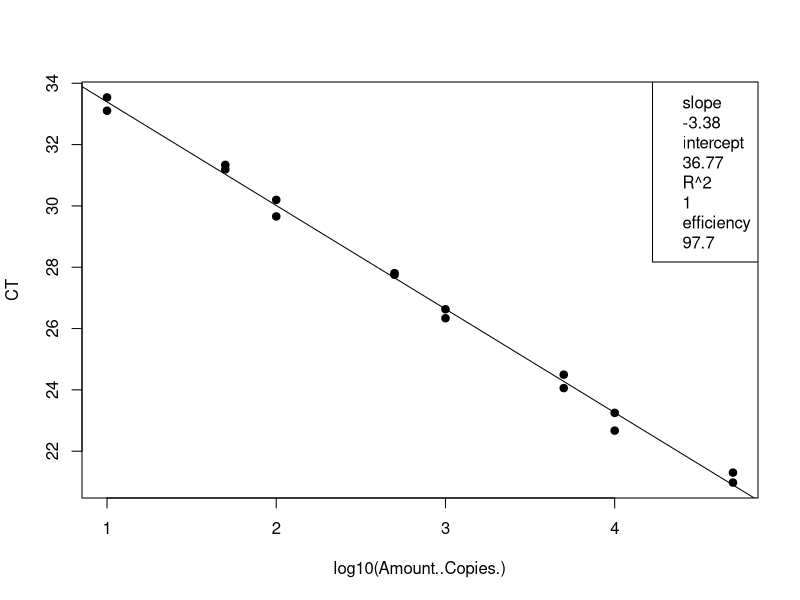
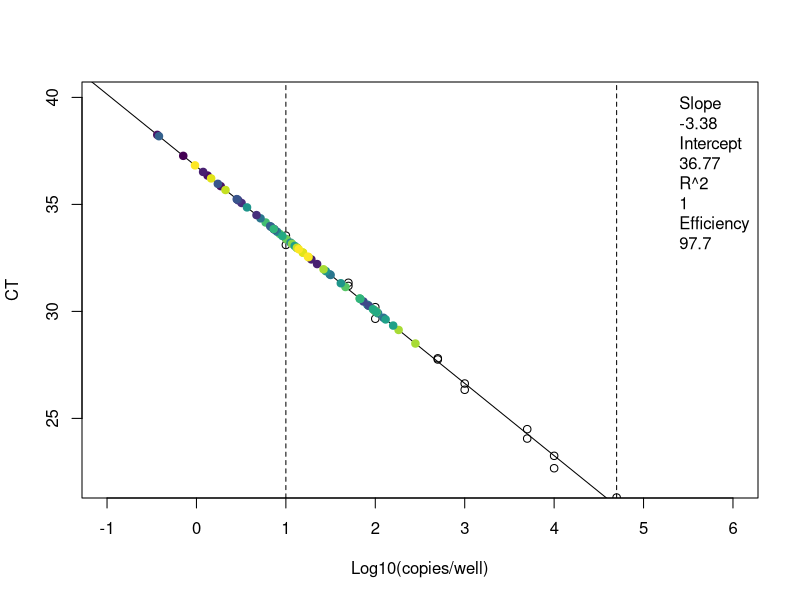
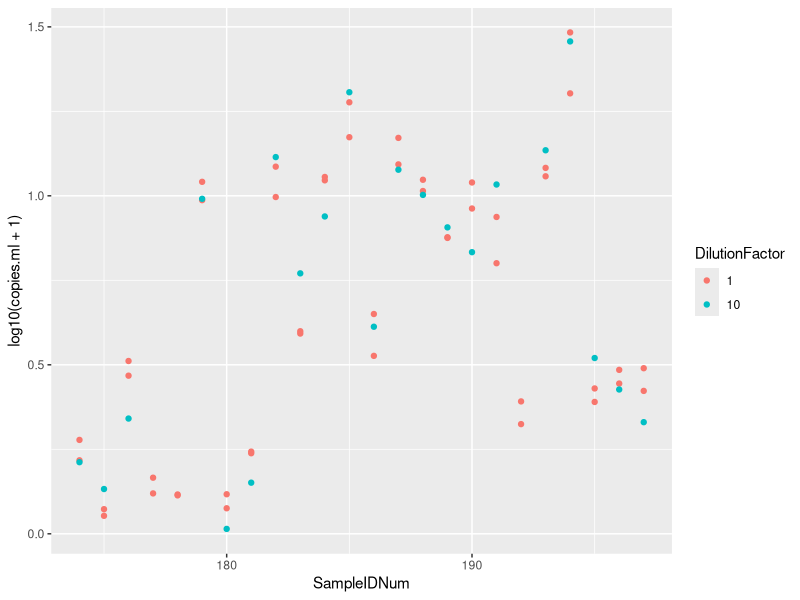

R code for these plots, in order:
## ---- chunk 1
knitr::opts_chunk$set(echo = TRUE)

## ---- chunk 2
# clear workspace
rm(list=ls())

# load the data (note data file must be in this repository)
data <- read.csv("Plate9_E.coli_qPCRConversion.csv")
## ---- chunk 3
# linear regression of standard curve
standards = subset(data, Name == "STANDARD")
standardCurve <- lm(CT ~ log10(Amount..Copies.), data = standards)

# save the line info
standard_slope = standardCurve$coefficients[2]
standard_intercept = standardCurve$coefficients[1]
R2 = summary(standardCurve)$r.squared
efficiency =  (10^(-1/standardCurve$coefficients[2])-1)*100

# plot standards and best fit line
standardCurvePlot <- plot(CT ~ log10(Amount..Copies.), data = standards, pch=19) 
abline(coef(standardCurve)) 
legend("topright", legend = c(paste= "slope", round(standard_slope, 2), paste= "intercept", round(standard_intercept, 2), paste= "R^2", round(R2, 2), paste = "efficiency", round(efficiency, 1)))
## ---- chunk 4
# data set of unknowns including info on standard curve
unknowns = subset(data, Name == "UNKNOWN")

# add new columns to the data table
unknowns$plate_num = 9 # note:change to the actual plate number
unknowns$standard_slope = standard_slope
unknowns$standard_intercept = standard_intercept
unknowns$R2 = R2
unknowns$efficiency = efficiency
  
# add a new column that interpolates copies/well from Ct for the unknowns
unknowns$log.copies.well = (unknowns$CT - standard_intercept)/standard_slope
unknowns$copies.well = 10^unknowns$log.copies.well

# copies/ul extract accounting for dilution factor
vol.well = 3 # note:change to qPCR template volume in ul
unknowns$vol.well = vol.well
unknowns$copies.ul = ((unknowns$copies.well/vol.well)*unknowns$DilutionFactor)

# copies/extraction
vol.elution = 110 #note:change to DNA extraction elution volume in ul
unknowns$vol.elution = vol.elution
unknowns$copies.extraction = (unknowns$copies.ul*vol.elution)

# copies/ml #Volume is volume of sample filtered in mL
unknowns$copies.ml = (unknowns$copies.extraction/unknowns$Volume)
## ---- chunk 5
# set up the color palette
library(viridis)
unknowns$SampleIDNum = as.factor(as.character(unknowns$SampleIDNum)) # change to factor for colors
Colors = viridis(n=nlevels(unknowns$SampleIDNum)) # set the color levels to call on later

# check the range and adjust the limits in plot
range(unknowns$CT, na.rm=T) # y limits
range(unknowns$log.copies.well, na.rm =T) # x limits

# plot the standard curve again
standardCurvePlot <- plot(CT ~ log10(Amount..Copies.), data = standards,
                          xlim = c(-1,6), ylim = c(22,40),
                          xlab = "Log10(copies/well)",
                          ylab = "CT") 

# add boundaries and standard line
abline(v=log10(10), lty=2)
abline(v=log10(50000), lty=2)
abline(coef(standardCurve)) 

# add the sample data
standardCurvePlot <- points(CT ~ log.copies.well, data = unknowns, pch=19, 
                            col = Colors[unknowns$SampleIDNum])
legend("topright", inset = 0.002, box.lty=0, legend=c(paste= "Slope", round(standardCurve$coefficients[2], 2), 
                                                      paste= "Intercept", round(standardCurve$coefficients[1], 2), 
                                                      paste= "R^2", round(summary(standardCurve)$r.squared, 2),
                                                      paste = "Efficiency", round((10^(-1/standardCurve$coefficients[2])-1)*100, 1)))

## ---- chunk 6
# make a plot that compares the diluted to undiluted replicates for each sample including dilution factor
library("ggplot2")
unknowns$SampleIDNum <- as.numeric(as.character(unknowns$SampleIDNum)) # change to numeric
unknowns$DilutionFactor <- as.factor(as.character(unknowns$DilutionFactor)) # change to factor
qplot(SampleIDNum,log10(copies.ml+1), data=unknowns, col=DilutionFactor)
## ---- chunk 7
# write csv file
write.csv(unknowns, file = "Plate9_E.coli_ConvertedData.csv", row.names=FALSE, na="")

# average the replicates (if not strongly inhibited) and make a new file
library(dplyr)
data.average = unknowns %>% group_by(SampleIDNum) %>% summarise(copies.ml = mean(copies.ml, na.rm = T))
write.csv(data.average, file = "Plate9_E.coli_Averaged.csv", row.names=FALSE, na="")
